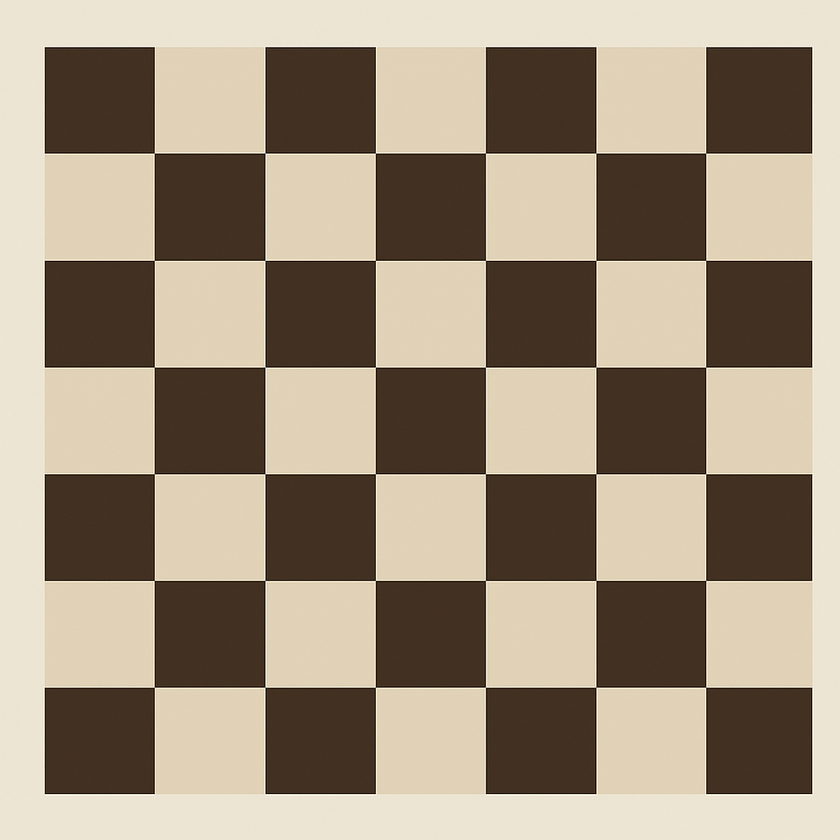
#> input picture chessboard.png, 840 x 840 px, shrunk from 1024 x 1024 before the run
$ jupyter execute l4.ipynb
#> lines starting #> are read from the running program, lines starting #| are printed output that depends on the picture
<u><b>Lab - 4 : </b></u> Harris Corner Detection

OBJECTIVE
To detect and visualize the corners (i.e., interest points or feature points) in an image using the Harris Corner Detection algorithm

[cell 1]
import numpy as np
import pandas as pd
import matplotlib.pyplot as plt
import cv2
import os

Reading and Displaying Image

[cell 2]
img = cv2.imread("chessboard.png")
#> img is the input picture: shape (840, 840, 3); mean B, G, R 126.5, 146.6, 161
img_rgb = cv2.cvtColor(img, cv2.COLOR_BGR2RGB)
img_gray = cv2.cvtColor(img, cv2.COLOR_BGR2GRAY)
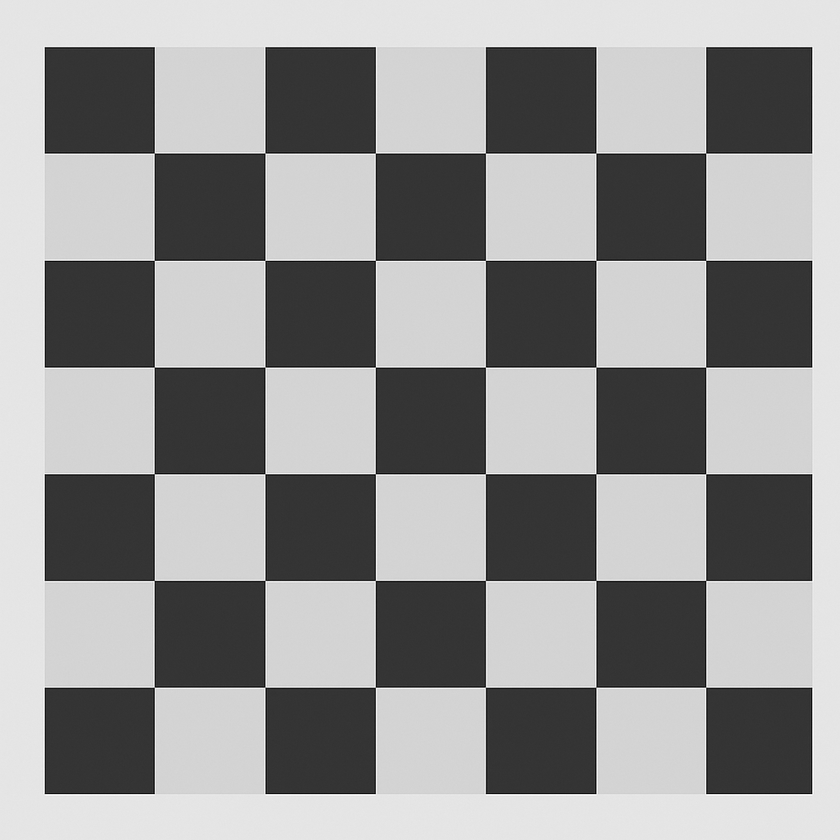
#> img_gray: shape (840, 840); min 0, max 255, mean 148.6
img_gray = np.float32(img_gray)

plt.imshow(img_rgb)
plt.axis("off")
plt.title("Color Image")
plt.show()

plt.imshow(img_gray, cmap='gray')
plt.axis("off")
plt.title("Grayscale Image")
plt.show()

Image Gradients with Sobel Filters

To measure changes in intensity in x and y directions, i.e., gradients.

This tells us where the image is changing rapidly – possible edges or corners.

[cell 3]
sobel_y=np.array([[-1,-2,-1],[0,0,0],[1,2,1]])
sobel_x=sobel_y.T
print("sobel_x")
print(sobel_x)

print("sobel_y")
print(sobel_y)

[cell 4]
Ix=cv2.filter2D(img_gray,-1,sobel_x)
Iy=cv2.filter2D(img_gray,-1,sobel_y)
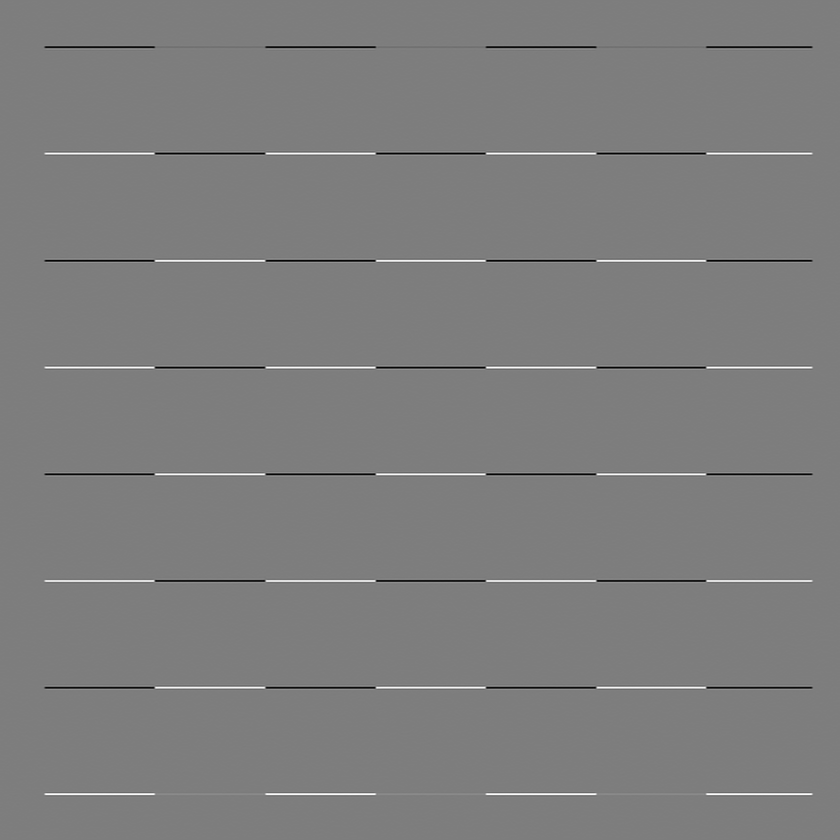
#> Iy: shape (840, 840) float32; min -937, max 962, mean 0; drawn with min black and max white

Computing Structure Tensor (Matrix M)
We apply Gaussian blur to smooth the values and suppress noise in local neighborhood.

[cell 5]
Ixx=cv2.GaussianBlur(Ix*Ix,(3,3),1)
Iyy=cv2.GaussianBlur(Iy*Iy,(3,3),1)
Ixy=cv2.GaussianBlur(Ix*Iy,(3,3),1)

[cell 6]
detM=Ixx*Iyy-(Ixy)**2
traceM=Ixx+Iyy
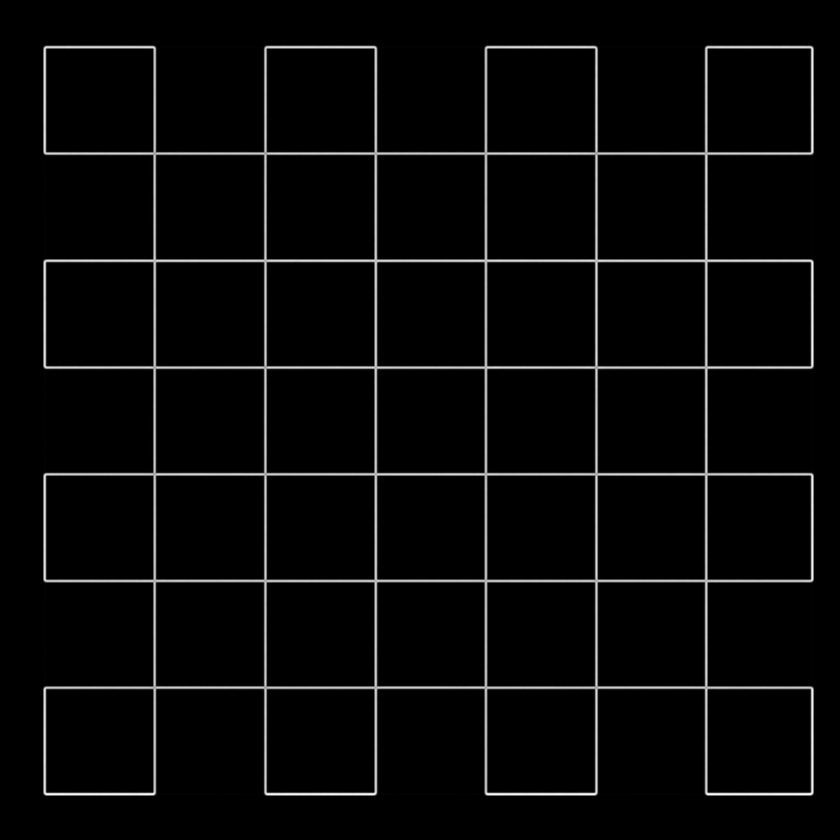
#> traceM: shape (840, 840) float32; min 0, max 518131.1, mean 16514.6; drawn with min black and max white
# Calculating lamda
sqrt_term = np.sqrt((traceM ** 2) - 4 * detM)
lambda1 = (traceM + sqrt_term) / 2
#lambda 2 = (traceM - sqrt_term) / 2

[cell 7]
def harris_corner(image, harris_response):
    # Copy image for marking corners
    img_corners_only = np.copy(image)

    # Highlight only the corners
    for row_index, response in enumerate(harris_response):
        for col_index, r in enumerate(response):
            if r > 100:
                img_corners_only[row_index, col_index] = [255, 0, 0]  # Red

    # Plot
    plt.figure(figsize=(8, 8))
    plt.title("Corners Found (Only)")
    plt.imshow(img_corners_only)
    plt.axis("off")
    plt.show()

[cell 8]
k=0.05
harris_response=detM-k*(traceM)
harris_corner(img_rgb, harris_response)
#> after the loop in harris_corner, `for row_index, response in enumerate(harris_response):`:
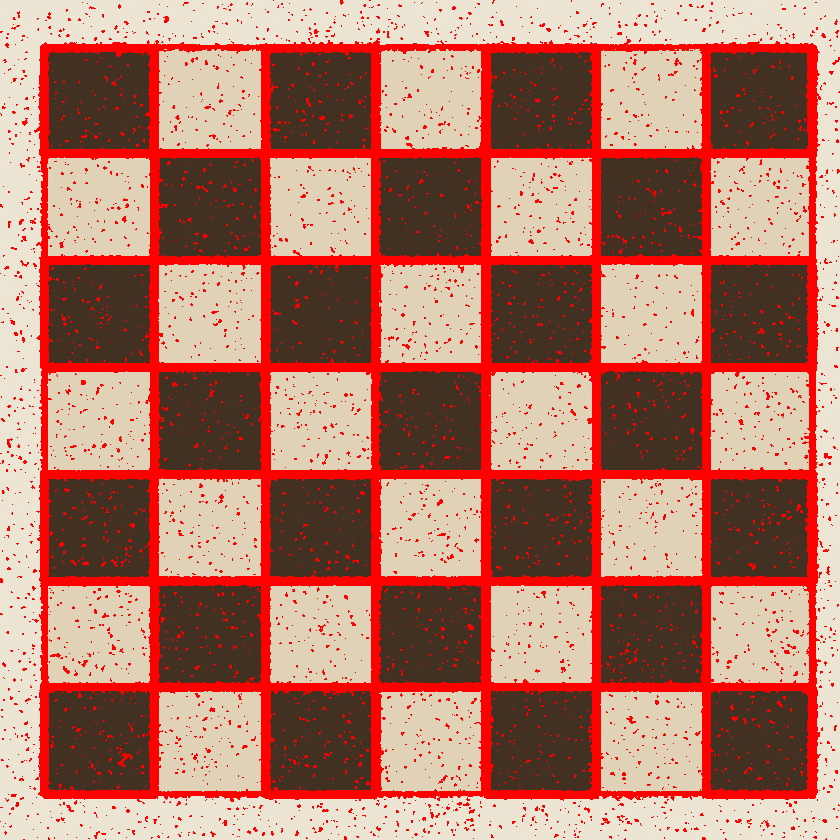
#> img_corners_only: shape (840, 840, 3); mean R, G, B 179.3, 120.7, 104.2

[cell 9]
harris_response = detM / traceM
harris_corner(img_rgb, harris_response)
#> after the loop in harris_corner (call 2), `for row_index, response in enumerate(harris_response):`:
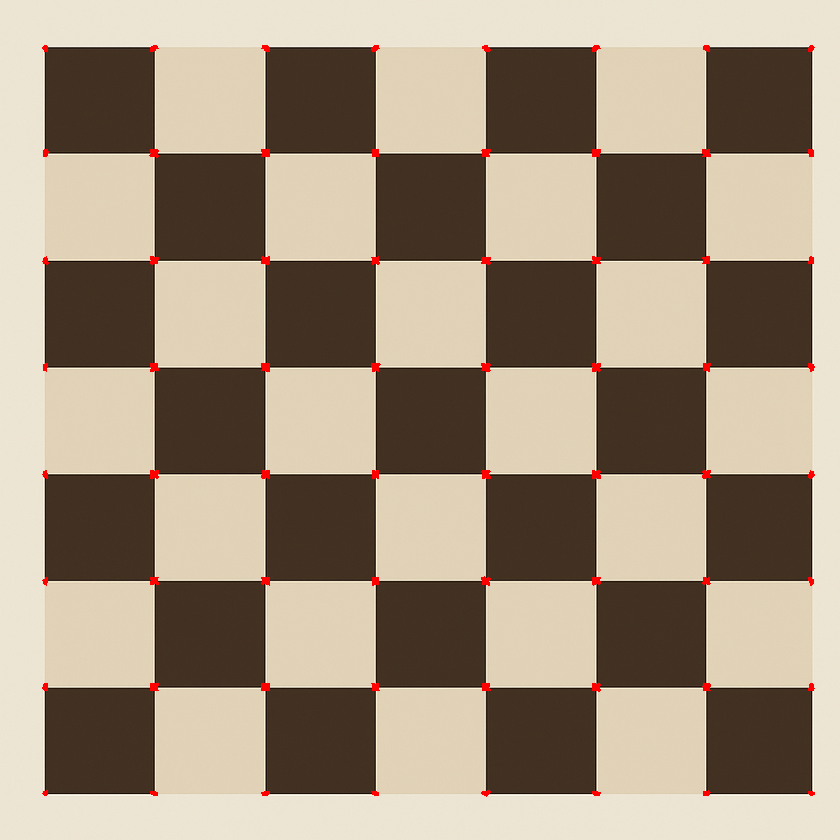
#> img_corners_only: shape (840, 840, 3); mean R, G, B 161.5, 145.9, 126

[cell 10]
harris_response= lambda1
harris_corner(img_rgb, harris_response)
#> after the loop in harris_corner (call 3), `for row_index, response in enumerate(harris_response):`:
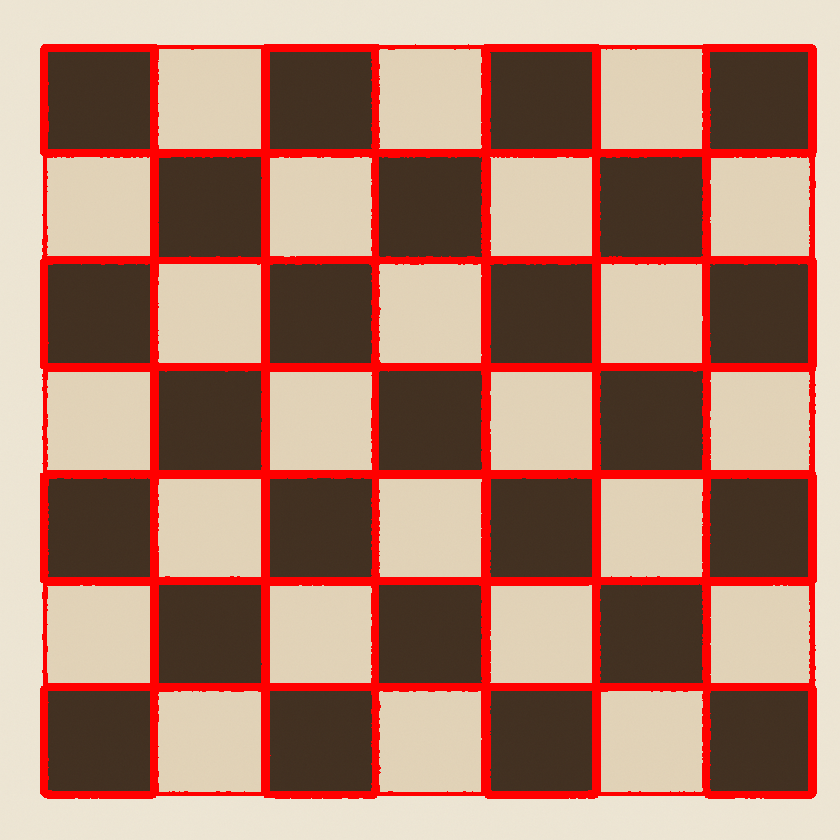
#> img_corners_only: shape (840, 840, 3); mean R, G, B 174.8, 128.1, 110.6
